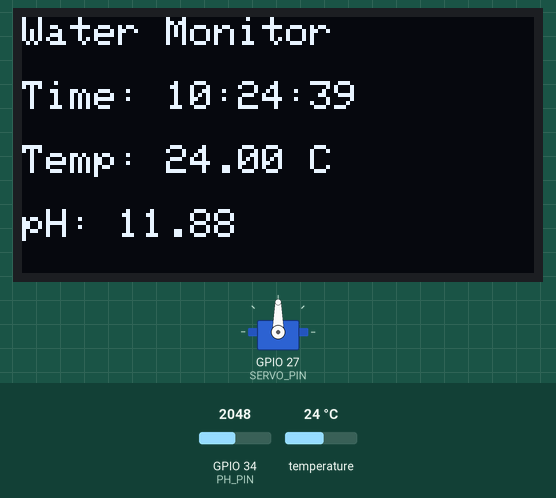
The sketch below on a simulated ESP32. Parts: servo, 128×64 one-colour display. The test bench sets the inputs (shaded band); at power-on: temperature 24 °C, GPIO 34 (PH_PIN) = 2048. WiFi joins after 1.5 s; servers stay silent unless stated; the local clock reads 2024-03-15 10:24:30 at power-on unless the sketch sets it; EEPROM starts erased; what the sketch prints to the serial monitor is not drawn.

Above: at 10.2 s.
10.3 s: temperature set to 12 °C
At 15.0 s:
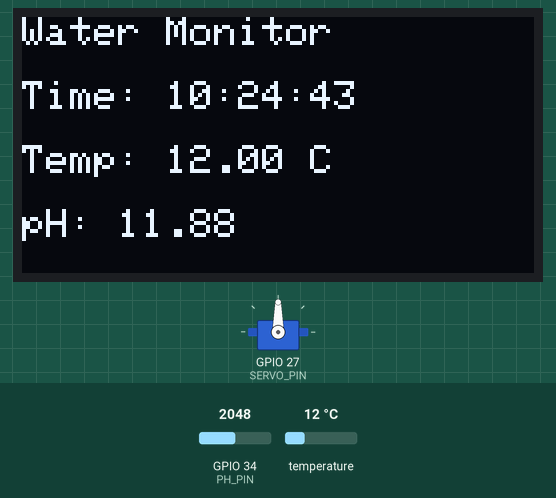
23.8 s: GPIO 34 (PH_PIN) set to 2866
At 31.2 s:
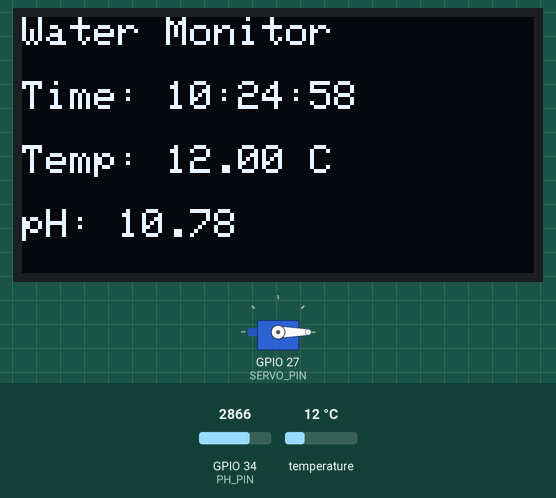
36.5 s: temperature set to 19 °C
At 40.1 s:
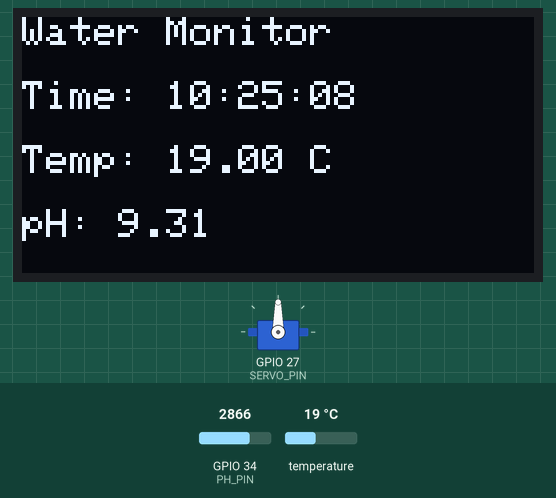
45.1 s: GPIO 34 (PH_PIN) set to 3603
At 50.1 s:
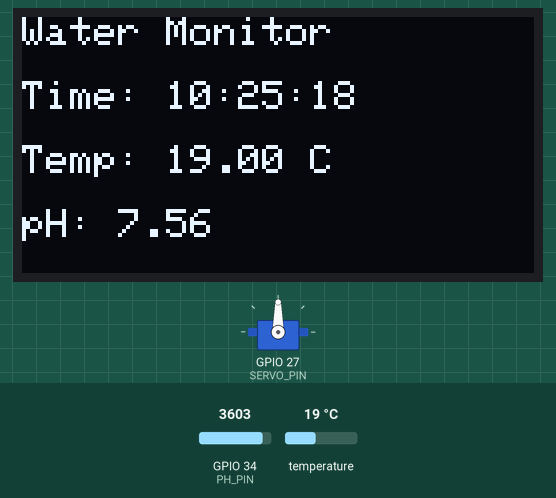
55.1 s: temperature set to 28 °C
At 60.1 s:
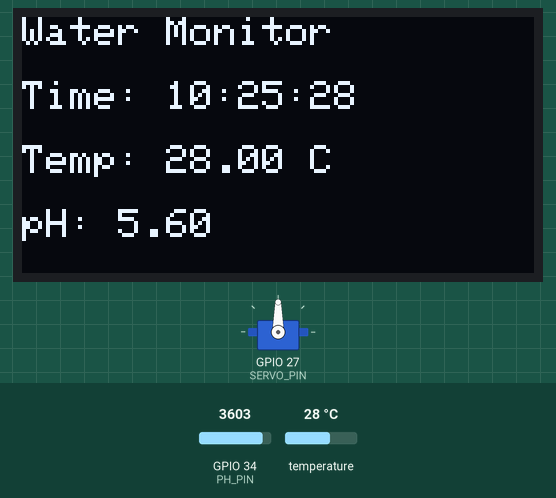
65.1 s: GPIO 34 (PH_PIN) set to 4095
At 68.9 s:
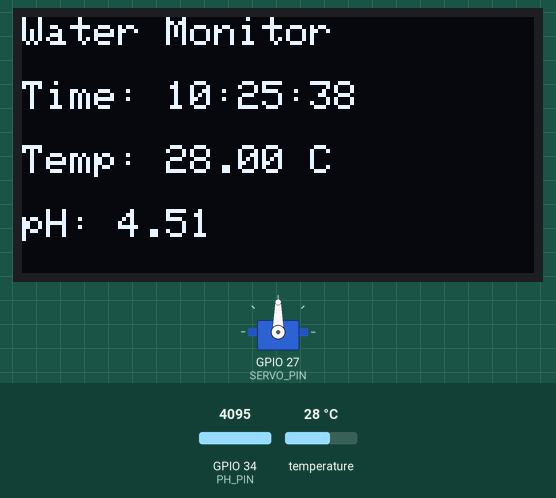
Timing chart, 0 to 70.4 s (numbered marks = the images above; inputs shaded):
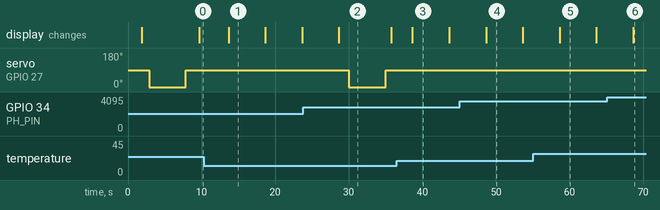

The sketch:

Projcet.ino
```cpp
#define BLYNK_TEMPLATE_ID "**********"
#define BLYNK_TEMPLATE_NAME "*******************"
#define BLYNK_AUTH_TOKEN "*******************"

#include <WiFi.h>
#include <BlynkSimpleEsp32.h>
#include <OneWire.h>
#include <DallasTemperature.h>
#include <ESP32Servo.h>
#include <Wire.h>
#include <Adafruit_GFX.h>
#include <Adafruit_SSD1306.h>
#include "time.h"
#include <Preferences.h>


Preferences preferences;

#define ONE_WIRE_BUS 4
#define PH_PIN 34
#define SERVO_PIN 27

#define SCREEN_WIDTH 128
#define SCREEN_HEIGHT 64
Adafruit_SSD1306 display(SCREEN_WIDTH, SCREEN_HEIGHT, &Wire, -1);

char ssid[] = "*******************";
char pass[] = "*******************";

OneWire oneWire(ONE_WIRE_BUS);
DallasTemperature sensors(&oneWire);
BlynkTimer timer;
Servo feederServo;

const int Number_Of_Sample = 20;
float Array_Of_PH[Number_Of_Sample] = {0};
int phIndex = 0;
bool Array_is_Full = false;

const char* ntpServer = "pool.ntp.org";
const long gmtOffset_sec = 6 * 3600;  // GMT+6
const int daylightOffset_sec = 0;

void samplePH() {
  int PH_Binary = analogRead(PH_PIN);
  float PH_Voltage = PH_Binary * (3.3 / 4095.0);
  Array_Of_PH[phIndex] = PH_Voltage;
  phIndex = (phIndex + 1) % Number_Of_Sample;
  if (phIndex == 0) Array_is_Full = true;
}

float Get_Average_PH_Voltage() {
  samplePH();
  float sum = 0;
  int count = Array_is_Full ? Number_Of_Sample : phIndex;
  for (int i = 0; i < count; i++) sum += Array_Of_PH[i];
  return (count > 0) ? sum / count : 0;
}

float voltage_to_pH(float voltage) {
  if (voltage > 2.555) return -5.505316423 * voltage + 20.93293045;
  else return -5.550239234 * voltage + 21.03611085;
}

float Get_Average_PH() {
  float avgVoltage = Get_Average_PH_Voltage();
  return voltage_to_pH(avgVoltage);
}

void updateOLED(float tempC, float PHValue) {
  display.clearDisplay();
  display.setTextSize(1);
  display.setTextColor(SSD1306_WHITE);
  display.setCursor(0, 0);
  display.println("Water Monitor");

  // Time Display
  struct tm timeinfo;
  if (getLocalTime(&timeinfo)) {
    char timeStr[16];
    strftime(timeStr, sizeof(timeStr), "%H:%M:%S", &timeinfo);
    display.setCursor(0, 16);
    display.print("Time: ");
    display.println(timeStr);
  }

  display.setCursor(0, 32);
  display.print("Temp: ");
  display.print(tempC, 2);
  display.println(" C");

  display.setCursor(0, 48);
  display.print("pH: ");
  display.print(PHValue, 2);
  display.display();
}

void sendSensorData() {
  sensors.requestTemperatures();
  float tempC = sensors.getTempCByIndex(0);
  float PHValue = Get_Average_PH();

 Blynk.virtualWrite(V0, tempC);
 Blynk.virtualWrite(V1, PHValue);

  updateOLED(tempC, PHValue);

  if (PHValue > 8.5 || PHValue < 5.5)
 Blynk.logEvent("ph_limit", "Warning: pH out of range!");
  if (tempC > 33.0 || tempC < 28.0)
 Blynk.logEvent("temp_limit", "Warning: Temperature out of range!");

  Serial.print("Temp: "); Serial.print(tempC);
  Serial.print(" C | pH: "); Serial.print(PHValue);
  Serial.println();
}
/*
void checkFeedTime() {
  static int lastMin = -1;

  struct tm timeinfo;
  if (getLocalTime(&timeinfo)) {
    int currentMin = timeinfo.tm_min;
    int currentSec = timeinfo.tm_sec;

    if (currentSec == 0 && currentMin != lastMin) {
      if (lastMin != -1) {  // skip this check on the first run
        int diff = (currentMin - lastMin + 60) % 60;
        if (diff > 0) {
          Serial.println("Missed feeding time detected!");
          Blynk.logEvent("feeding_time", "Missed a feeding cycle.");
        }
      }

      lastMin = currentMin;

      Serial.println("Feeding fish...");
      feederServo.write(0);
      delay(5000);
      feederServo.write(90);
    }
  }
}


*/


void checkFeedTime() {
  static int mark = -1;
  static int LastHour;
  static int LastMin;
  static int LastSec;

  preferences.begin("random2", false);
  mark = preferences.getInt("num1", 0);
  LastHour = preferences.getInt("num2", 0);
  LastMin = preferences.getInt("num3", 0);
  LastSec = preferences.getInt("num4", 0);
  preferences.end();

  struct tm timeinfo;

  if (getLocalTime(&timeinfo)) {
    int currentHour = timeinfo.tm_hour;
    int currentMin = timeinfo.tm_min;
    int currentSec = timeinfo.tm_sec;

    if (mark == -1) {
      // First time initialization
      LastHour = currentHour;
      LastMin = currentMin;
      LastSec = currentSec;
      mark = 0;
      preferences.begin("random2", false);
    preferences.putInt("num1", mark);
    preferences.putInt("num2", LastHour);
    preferences.putInt("num3", LastMin);
    preferences.putInt("num4", LastSec);
    preferences.end();


    } else if ((currentHour == LastHour) && (currentMin == LastMin + 1) && (currentSec == 0)) {
      // Feed normally at start of every minute
      LastHour = currentHour;
      LastMin = currentMin;
      LastSec = currentSec;

      Serial.println("Feeding fish...");
      feederServo.write(0);
      delay(5000);
      feederServo.write(90);

      preferences.begin("random2", false);
      preferences.putInt("num1", mark);
      preferences.putInt("num2", LastHour);
      preferences.putInt("num3", LastMin);
      preferences.putInt("num4", LastSec);
      preferences.end();


    } else if ((currentHour > LastHour) || (currentMin > LastMin + 1)) {
      // Missed one or more feeding cycles
      int missed = (currentHour - LastHour) * 60 + (currentMin - LastMin);
      if (missed < 0) missed += 1440;  // handle wrap-around at midnight

      char msg[64];
      sprintf(msg, "Missed a feeding cycle for %d periods.", missed);
      Blynk.logEvent("feeding_time", msg);

      Serial.printf("Missed %d cycles. Compensating now...\n", missed);

        Serial.println("Feeding fish...");
        feederServo.write(0);
        delay(5000);
        feederServo.write(90);
        delay(1000);  // Small delay between feedings

      LastHour = currentHour;
      LastMin = currentMin;
      LastSec = currentSec;
      mark = 0;
      preferences.begin("random2", false);
      preferences.putInt("num1", mark);
      preferences.putInt("num2", LastHour);
      preferences.putInt("num3", LastMin);
      preferences.putInt("num4", LastSec);
      preferences.end();


    }
  }
}


// This will execute once
void setup() {

  // Begining the stuffs.
  Serial.begin(115200);
  sensors.begin();
  Blynk.begin(BLYNK_AUTH_TOKEN, ssid, pass);

  // Servo OFF
  feederServo.attach(SERVO_PIN);
  feederServo.write(90);

  // Time Configure
  configTime(gmtOffset_sec, daylightOffset_sec, ntpServer);

  // Display initialize
  if (!display.begin(SSD1306_SWITCHCAPVCC, 0x3C)) {
    Serial.println("OLED init failed");
    while (true);
  }

  // Display Setup
  display.clearDisplay();
  display.setTextSize(1);
  display.setTextColor(SSD1306_WHITE);
  display.setCursor(0, 0);
  display.println("System Starting...");
  display.display();
  delay(1000);

  timer.setInterval(1000L, samplePH);
  timer.setInterval(5000L, sendSensorData);
}

void loop() {
  Blynk.run();
  timer.run();
  checkFeedTime();
}
```

Measured:
- what the display in image 2 shows lasts 7.1 s, from 28.7 s to 35.8 s
- what the display in image 3 shows lasts 5.0 s, from 38.7 s to 43.7 s
